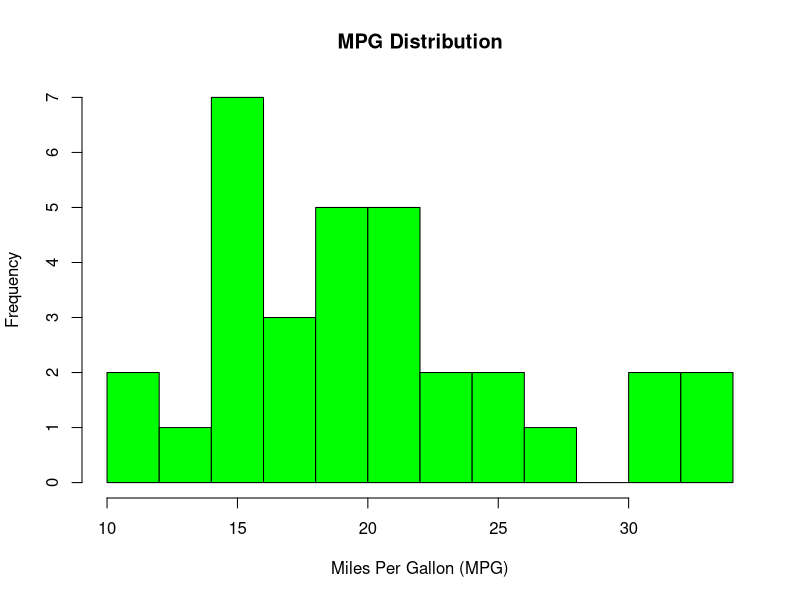
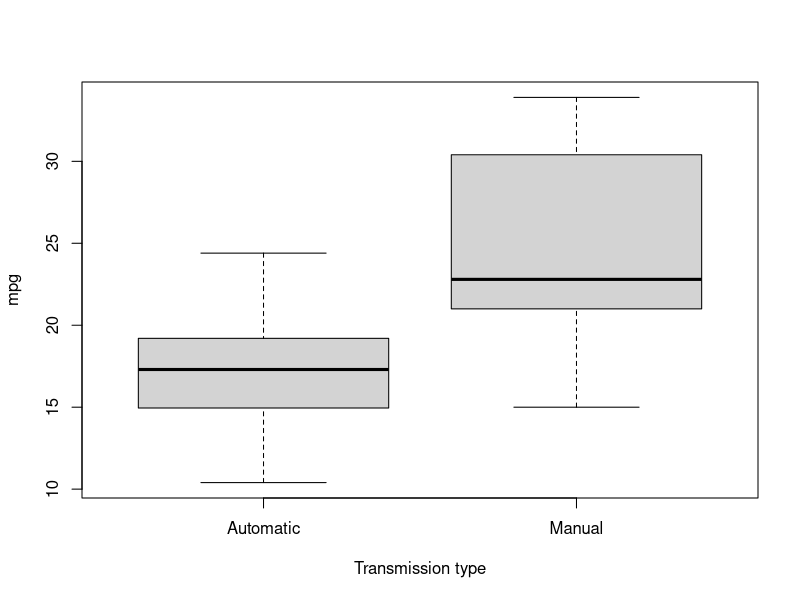
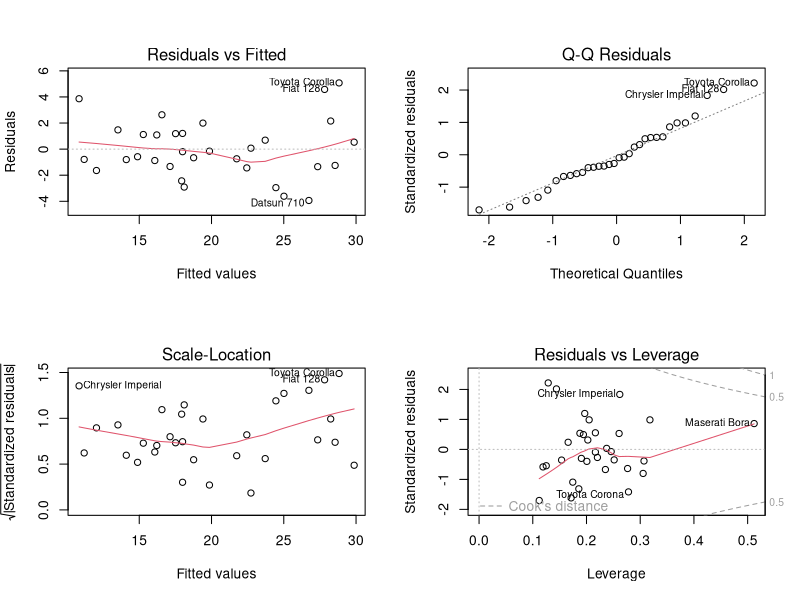

The R source for these figures, in order:
## ---- chunk 1
echo = TRUE
options(width=80)

library(ggplot2) #for plots
## ---- chunk 2
head(mtcars)
data(mtcars)
## ---- chunk 3
summary(mtcars)
## ---- chunk 4

# Transform certain variables into factors
mtcars$cyl  <- factor(mtcars$cyl)
mtcars$vs   <- factor(mtcars$vs)
mtcars$gear <- factor(mtcars$gear)
mtcars$carb <- factor(mtcars$carb)
mtcars$am   <- factor(mtcars$am,labels=c("Automatic","Manual"))
## ---- chunk 5
## Histgram of MPG
hist(mtcars$mpg, breaks=12, xlab="Miles Per Gallon (MPG)", main="MPG Distribution",
     col="green")
## ---- chunk 6
aggregate(mpg~am, data = mtcars, mean)

## ---- chunk 7
boxplot(mpg ~ am, data = mtcars, xlab = "Transmission type")
## ---- chunk 8
fit_simple <- lm(mpg ~ factor(am), data=mtcars)
summary(fit_simple)
## ---- chunk 9

init <- lm(mpg ~ am, data = mtcars)
betterFit <- lm(mpg~am + cyl + disp + hp + wt, data = mtcars)
anova(init, betterFit)
## ---- chunk 10
par(mfrow = c(2,2))
plot(betterFit)
## ---- chunk 11

